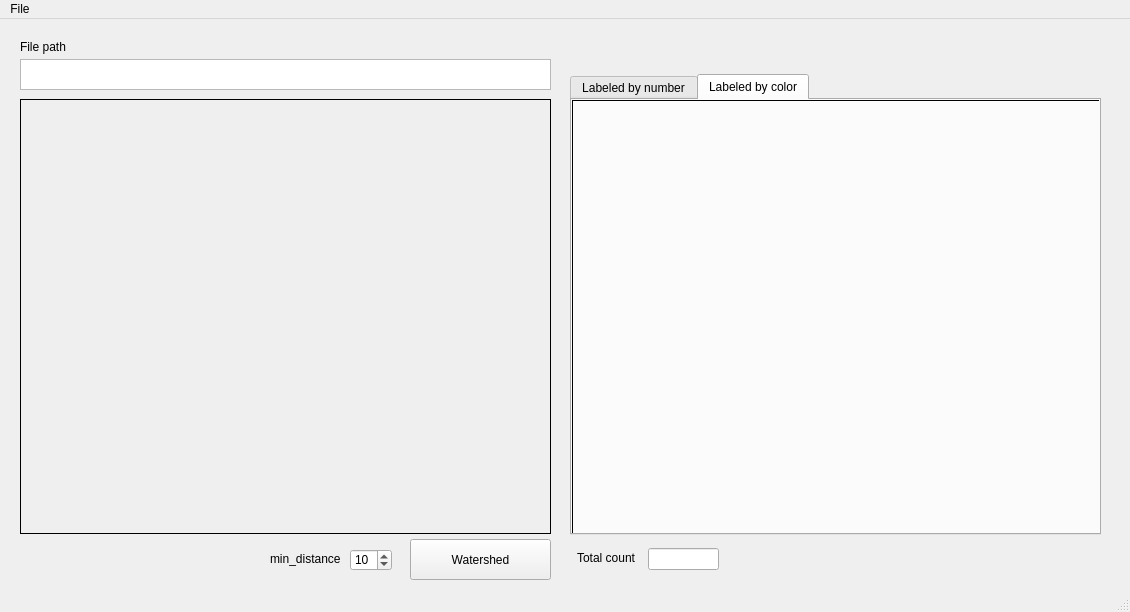
<?xml version="1.0" encoding="UTF-8"?>
<ui version="4.0">
 <class>MainWindow</class>
 <widget class="QMainWindow" name="MainWindow">
  <property name="enabled">
   <bool>true</bool>
  </property>
  <property name="geometry">
   <rect>
    <x>0</x>
    <y>0</y>
    <width>1130</width>
    <height>612</height>
   </rect>
  </property>
  <property name="windowTitle">
   <string>Simple Watershed GUI</string>
  </property>
  <widget class="QWidget" name="centralwidget">
   <widget class="QPushButton" name="watershedButton">
    <property name="geometry">
     <rect>
      <x>410</x>
      <y>520</y>
      <width>141</width>
      <height>41</height>
     </rect>
    </property>
    <property name="text">
     <string>Watershed</string>
    </property>
   </widget>
   <widget class="QPlainTextEdit" name="filepathTextEdit">
    <property name="geometry">
     <rect>
      <x>20</x>
      <y>40</y>
      <width>531</width>
      <height>31</height>
     </rect>
    </property>
   </widget>
   <widget class="QLabel" name="label1">
    <property name="geometry">
     <rect>
      <x>20</x>
      <y>20</y>
      <width>91</width>
      <height>16</height>
     </rect>
    </property>
    <property name="text">
     <string>File path</string>
    </property>
   </widget>
   <widget class="QLabel" name="image1Label">
    <property name="geometry">
     <rect>
      <x>20</x>
      <y>80</y>
      <width>531</width>
      <height>435</height>
     </rect>
    </property>
    <property name="layoutDirection">
     <enum>Qt::RightToLeft</enum>
    </property>
    <property name="autoFillBackground">
     <bool>false</bool>
    </property>
    <property name="frameShape">
     <enum>QFrame::Box</enum>
    </property>
    <property name="text">
     <string/>
    </property>
    <property name="pixmap">
     <pixmap>D:/A02.2020-08-27-20-07-49/A02_Bottom Slide_R_p01_0_A01f00d0.TIF</pixmap>
    </property>
    <property name="scaledContents">
     <bool>true</bool>
    </property>
   </widget>
   <widget class="QSpinBox" name="min_distanceSpinBox">
    <property name="geometry">
     <rect>
      <x>350</x>
      <y>530</y>
      <width>42</width>
      <height>22</height>
     </rect>
    </property>
    <property name="minimum">
     <number>1</number>
    </property>
    <property name="value">
     <number>10</number>
    </property>
   </widget>
   <widget class="QLabel" name="label2">
    <property name="geometry">
     <rect>
      <x>270</x>
      <y>530</y>
      <width>81</width>
      <height>20</height>
     </rect>
    </property>
    <property name="text">
     <string>min_distance</string>
    </property>
   </widget>
   <widget class="QTabWidget" name="tabWidget">
    <property name="geometry">
     <rect>
      <x>570</x>
      <y>55</y>
      <width>531</width>
      <height>461</height>
     </rect>
    </property>
    <property name="currentIndex">
     <number>1</number>
    </property>
    <widget class="QWidget" name="tab1">
     <attribute name="title">
      <string>Labeled by number</string>
     </attribute>
     <widget class="QLabel" name="image2Label">
      <property name="geometry">
       <rect>
        <x>0</x>
        <y>0</y>
        <width>531</width>
        <height>435</height>
       </rect>
      </property>
      <property name="layoutDirection">
       <enum>Qt::RightToLeft</enum>
      </property>
      <property name="autoFillBackground">
       <bool>false</bool>
      </property>
      <property name="frameShape">
       <enum>QFrame::Box</enum>
      </property>
      <property name="text">
       <string/>
      </property>
      <property name="pixmap">
       <pixmap>D:/A02.2020-08-27-20-07-49/A02_Bottom Slide_R_p01_0_A01f00d0.TIF</pixmap>
      </property>
      <property name="scaledContents">
       <bool>true</bool>
      </property>
     </widget>
    </widget>
    <widget class="QWidget" name="tab2">
     <attribute name="title">
      <string>Labeled by color</string>
     </attribute>
     <widget class="QLabel" name="image3Label">
      <property name="geometry">
       <rect>
        <x>0</x>
        <y>0</y>
        <width>531</width>
        <height>435</height>
       </rect>
      </property>
      <property name="layoutDirection">
       <enum>Qt::RightToLeft</enum>
      </property>
      <property name="autoFillBackground">
       <bool>false</bool>
      </property>
      <property name="frameShape">
       <enum>QFrame::Box</enum>
      </property>
      <property name="text">
       <string/>
      </property>
      <property name="pixmap">
       <pixmap>D:/A02.2020-08-27-20-07-49/A02_Bottom Slide_R_p01_0_A01f00d0.TIF</pixmap>
      </property>
      <property name="scaledContents">
       <bool>true</bool>
      </property>
     </widget>
    </widget>
   </widget>
   <widget class="QLineEdit" name="totalcountLineEdit">
    <property name="geometry">
     <rect>
      <x>648</x>
      <y>529</y>
      <width>71</width>
      <height>22</height>
     </rect>
    </property>
    <property name="readOnly">
     <bool>true</bool>
    </property>
   </widget>
   <widget class="QLabel" name="label3">
    <property name="geometry">
     <rect>
      <x>577</x>
      <y>529</y>
      <width>71</width>
      <height>20</height>
     </rect>
    </property>
    <property name="text">
     <string>Total count</string>
    </property>
   </widget>
   <zorder>image1Label</zorder>
   <zorder>watershedButton</zorder>
   <zorder>filepathTextEdit</zorder>
   <zorder>label1</zorder>
   <zorder>min_distanceSpinBox</zorder>
   <zorder>label2</zorder>
   <zorder>tabWidget</zorder>
   <zorder>totalcountLineEdit</zorder>
   <zorder>label3</zorder>
  </widget>
  <widget class="QMenuBar" name="menubar">
   <property name="geometry">
    <rect>
     <x>0</x>
     <y>0</y>
     <width>1130</width>
     <height>21</height>
    </rect>
   </property>
   <widget class="QMenu" name="menuFile">
    <property name="title">
     <string>File</string>
    </property>
    <addaction name="actionOpen"/>
    <addaction name="separator"/>
    <addaction name="actionExit"/>
   </widget>
   <addaction name="menuFile"/>
  </widget>
  <widget class="QStatusBar" name="statusbar"/>
  <action name="actionOpen">
   <property name="text">
    <string>Open</string>
   </property>
   <property name="statusTip">
    <string>Open a new file</string>
   </property>
   <property name="shortcut">
    <string>Ctrl+O</string>
   </property>
  </action>
  <action name="actionExit">
   <property name="text">
    <string>Exit</string>
   </property>
  </action>
 </widget>
 <resources/>
 <connections/>
</ui>
